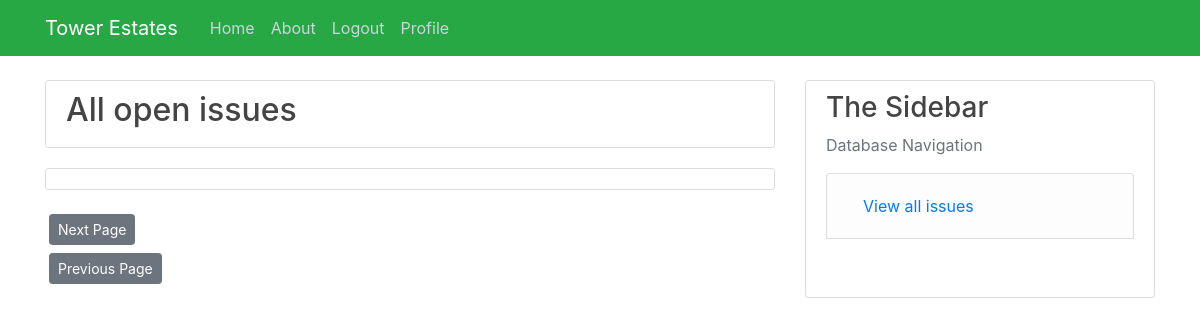
The page /Landlord_Issues (signed in) on the database as committed earlier.
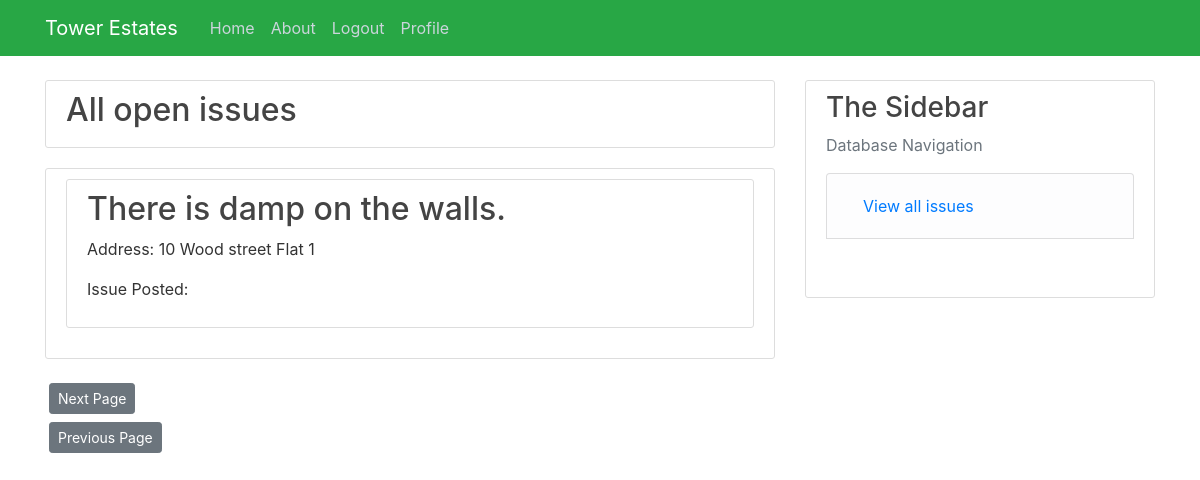
The same page on the database as committed later.
### Tower/models.py (models this page shows, shortened)
class Issue(db.Model):
    issue_id = db.Column(db.Integer, primary_key=True)
    summary = db.Column(db.String(100), nullable=False)
    content = db.Column(db.String(500), nullable=False)
    approved = db.Column(db.Boolean, default=False)
    opened = db.Column(db.DateTime, nullable=False, default=datetime.utcnow())
    closed = db.Column(db.Boolean, default=False)
    property_id = db.Column(db.Integer, db.ForeignKey("properties.property_id"), nullable=False)
    jobs = db.relationship("Jobs", backref="Issue", lazy=True, cascade="all, delete-orphan")
    notes = db.relationship("Issue_Notes", backref="Issue", lazy=True, cascade="all, delete-orphan")

class Properties(db.Model):
    property_id = db.Column(db.Integer, primary_key=True)
    address_line_1 = db.Column(db.String(35), nullable=False)
    address_line_2 = db.Column(db.String(20), nullable=True, default=" ")
    postcode = db.Column(db.String(10), nullable=False)
    landlord_id = db.Column(db.Integer, db.ForeignKey("user.user_id"), nullable=False)
    issue = db.relationship("Issue",cascade="all, delete-orphan", backref="Properties", lazy=True)

### Tower/routes.py (the view)
@app.route("/Landlord_Issues")
@login_required
def Landlord_issues():  # Outputs all issues relevant to a landlord
    if current_user.role != ("Landlord"):
        abort(403)
    page = request.args.get("page", 1, type=int)
    query = db.session.query(Issue, Properties).outerjoin(Properties,
                                                          Properties.property_id == Issue.property_id).filter(
        Properties.landlord_id == current_user.user_id). \
        order_by(Issue.issue_id.desc())  # Queries issues and the properties they are attached to
    issues = query.paginate(page, per_page=10)  # Paginates the query
    next_url = url_for("all_issues", page=issues.next_num) \
        if issues.has_next else None
    prev_url = url_for("all_issues", page=issues.prev_num) \
        if issues.has_prev else None
    issues = query.paginate(page, per_page=10)
    return render_template("all_issues.html", title="View issues", issues=issues, next_url=next_url,
                           prev_url=prev_url, page=page)

### Tower/models.py (called while the page is built)
@login_manager.user_loader
def load_user(user_id):
    return User.query.get(int(user_id))

### Tower/templates/all_issues.html
{% extends "layout.html" %}
{% block content %}
<div class="content-section">
    <h2>All open issues</h2>
</div>
<div class="content-section">
    {% for content in issues.items %}
    <div class="content-section">
        <h2><a class="article-title" href="{{ url_for('Issue_page', issue_id=content.Issue.issue_id) }} ">{{content.Issue.summary}}</a></h2>
        <p>Address: {{content.Properties.address_line_1}} {{content.Properties.address_line_2}} </p>
        <p>Issue Posted: {{content.Issue.post_time}}</p>
    </div>
    {% endfor %}
</div>
<div>
    <a class="btn btn-secondary btn-sm m-1" href=" {{next_url}}">Next Page</a>
</div>
<div>
    <a class="btn btn-secondary btn-sm m-1" href=" {{prev_url}}">Previous Page</a>
</div>
{% endblock content %}

### Tower/templates/layout.html (shortened to what this page needs)
<!DOCTYPE html>
<html lang="en">
<head>
    <link rel="stylesheet" href="https://stackpath.bootstrapcdn.com/bootstrap/4.5.2/css/bootstrap.min.css"
>
    <link rel="stylesheet" type="text/css" href="{{url_for('static', filename='main.css') }}">
</head>
<body>
<header class="site-header">
    <nav class="navbar navbar-expand-md navbar-dark bg-success fixed-top">
        <div class="container">
            <a class="navbar-brand mr-4" href="/">Tower Estates</a>
            <div class="collapse navbar-collapse" id="navbarToggle">
                <div class="navbar-nav mr-auto">
                    <a class="nav-item nav-link" href="{{ url_for('home') }}">Home</a>
                    <a class="nav-item nav-link" href="{{ url_for('about') }}">About</a>
                    {% if current_user.is_authenticated %}
                    <a class="nav item nav-link" href="{{ url_for('logout') }}">Logout</a>
                    {% else %}
                    <a class="nav-item nav-link" href="{{ url_for('login') }}">Login</a>
                    {% endif %}
                    {% if current_user.role == ('Landlord') %}
                    <a class="nav-item nav-link" href="{{ url_for('Landlord', user_id = current_user.user_id)}}">Profile</a>
                    {% endif %}
                </div>
            </div>
        </div>
    </nav>
</header>
<main role="main" class="container">
    <div class="row">
        <div class="col-md-8">
            {% block content %}{% endblock %}
        </div>
        {% if current_user.is_authenticated %}
        {% if current_user.role != ('Tenant') %}
        <div class="col-md-4">
            <div class="content-section">
                <h3>The Sidebar</h3>
                <p class='text-muted'> Database Navigation
                <ul class="list-group">
                    {% if current_user.role == ('Admin') %}
                    <li class="list-group-item list-group-item-light"><a class="nav-item nav-link"
                                                                         href="{{ url_for('search_users') }}">Search
                        Users</a></li>
                    <li class="list-group-item list-group-item-light"><a class="nav-item nav-link"
                                                                         href="{{ url_for('register') }}">Register a New
                        User</a></li>
                    <li class="list-group-item list-group-item-light"><a class="nav-item nav-link"
                                                                         href="{{ url_for('new_property') }}">New
                        Property</a></li>
                    <li class="list-group-item list-group-item-light"><a class="nav-item nav-link"
                                                                         href="{{ url_for('new_tenancy') }}">New
                        Tenancy</a></li>
                    <li class="list-group-item list-group-item-light"><a class="nav-item nav-link"
                                                                         href="{{ url_for('add_tenant') }}"> Add A
                        Tenant to a Tenancy</a></li>
                    <li class="list-group-item list-group-item-light"><a class="nav-item nav-link"
                                                                         href="{{url_for('search_properties') }}">
                        Search Properties</a></li>
                    <li class="list-group-item list-group-item-light"><a class="nav-item nav-link"
                                                                         href="{{ url_for('all_issues') }}">
                        View all open issues</a></li>
                    <li class="list-group-item list-group-item-light"><a class="nav-item nav-link"
                                                                         href="{{ url_for('all_users') }}">
                        View all users</a></li>
                    <li class="list-group-item list-group-item-light"><a class="nav-item nav-link" href="{{url_for('all_properties')}}">View all Properties</></li>
                    {%elif current_user.role == ('Landlord') %}
                <li class="list-group-item list-group-item-light"><a  class="nav-item nav-link" href="{{url_for('Landlord_issues')}}"> View all issues</></li>
                    {%elif current_user.role == ('Contractor')%}
                <li class="list-group-item list-group-item-light"><a  class="nav-item nav-link" href="{{url_for('contractor_all_quotes', user_id = current_user.user_id)}}"> View all given quotes</></li>
                    {%endif%}
                </ul>
                </p>
            </div>
            {%endif%}
            {%endif%}
        </div>
    </div>
</main>
</body>
</html>

### Tower/Static/main.css (style rules this page uses)
body { background: #ffffff; color: #333333; margin-top: 5rem; }
h1, h2, h3, h4, h5, h6 { color: #444444; }
.site-header .navbar-nav .nav-link { color: #cbd5db; }
.content-section { background: #ffffff; padding: 10px 20px; border: 1px solid #dddddd; border-radius: 3px; margin-bottom: 20px; }
.article-title { color: #444444; }

Rows that differ between the two databases and show on the page:
added Issue: Issue.summary "There is damp on the walls.", Properties.address_line_1 "10 Wood street", Properties.address_line_2 "Flat 1"
